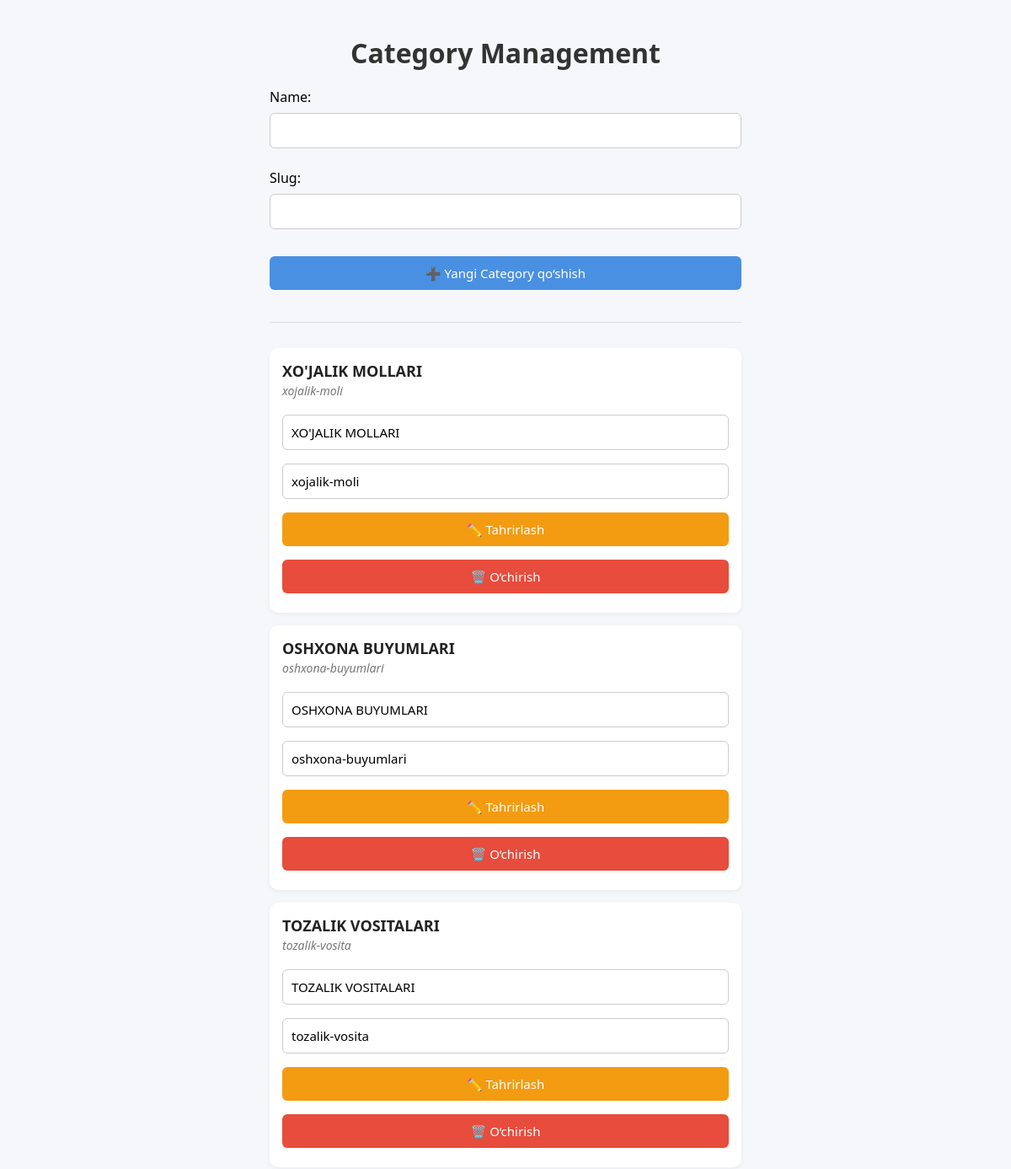
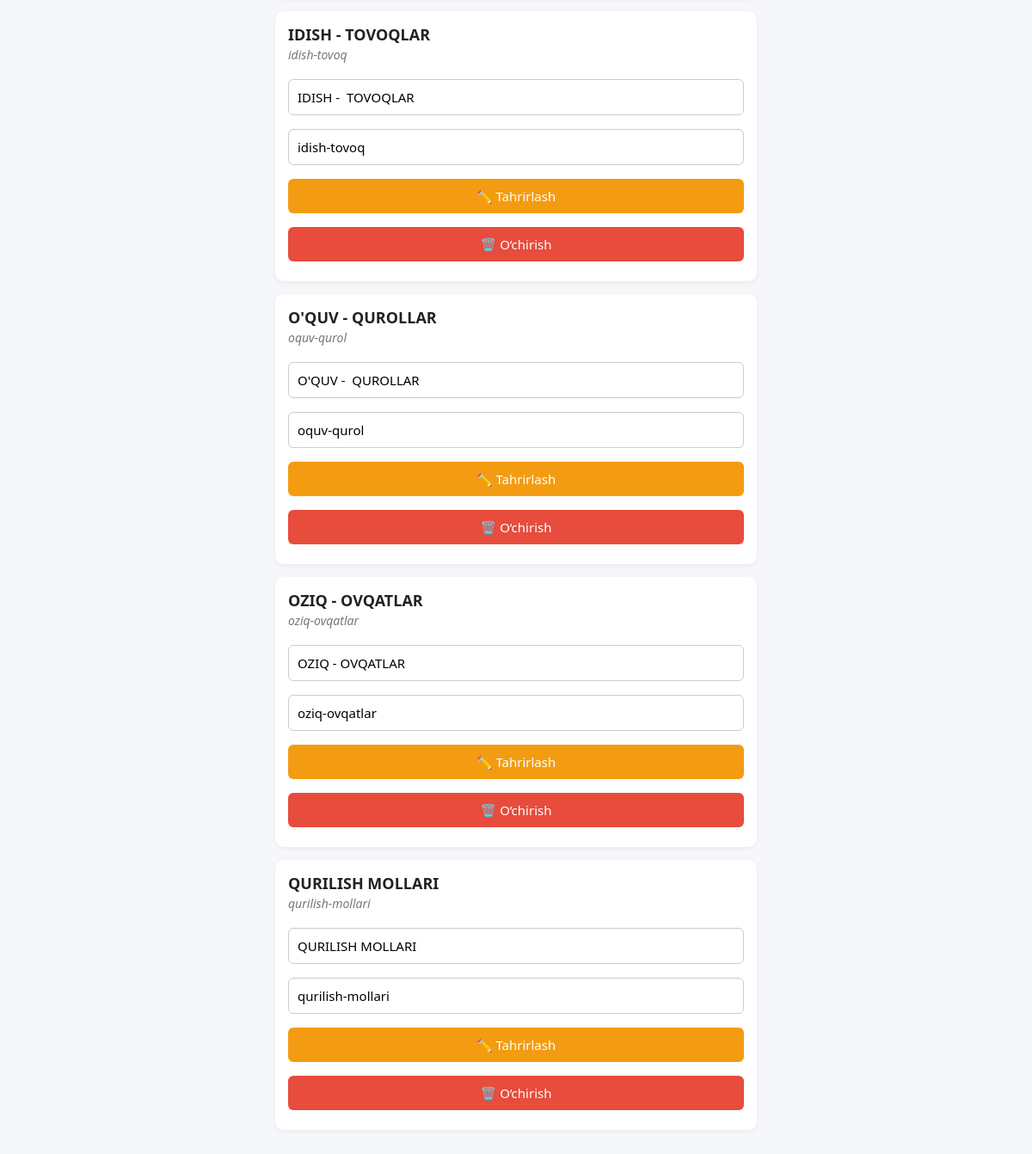
The page /manage/categories/ on the database its author committed (2 pictures, top to bottom).
### main/models.py (models this page shows, shortened)
class Category(models.Model):
    name = models.CharField(max_length=100)
    slug = models.SlugField(unique=True)

### main/views.py (the view)
# urls.py: path('manage/categories/', manage_categories, name='manage_categories'),
def manage_categories(request):
    categories = Category.objects.all()
    form = CategoryForm(request.POST or None)
    if request.method == 'POST' and 'add_category' in request.POST:
        if form.is_valid():
            form.save()
            return redirect('/manage/categories/')
    if request.method == 'POST' and 'edit_category' in request.POST:
        category = get_object_or_404(Category, id=request.POST.get('category_id'))
        form = CategoryForm(request.POST, instance=category)
        if form.is_valid():
            form.save()
            return redirect('/manage/categories/')
    if request.method == 'POST' and 'delete_category' in request.POST:
        category = get_object_or_404(Category, id=request.POST.get('category_id'))
        category.delete()
        return redirect('/manage/categories/')
    context = {
        'categories': categories,
        'form': form
    }
    return render(request, 'admin/manage_categories.html', context)

### main/forms.py
class CategoryForm(forms.ModelForm):
    class Meta:
        model = Category
        fields = ['name', 'slug']

### templates/admin/manage_categories.html (shortened to what this page needs)
<!DOCTYPE html>
<html lang="uz">
<head>
</head>
<body>
  <h1>Category Management</h1>
  <form method="POST">
    {{ form.as_p }}
    <button type="submit" name="add_category">➕ Yangi Category qo‘shish</button>
  </form>
  <hr>
  {% for category in categories %}
    <div class="item">
      <strong>{{ category.name }}</strong> <br>
      <em>{{ category.slug }}</em>
      <form method="POST">
        <input type="text" name="name" value="{{ category.name }}">
        <input type="text" name="slug" value="{{ category.slug }}">
        <button type="submit" name="edit_category">✏️ Tahrirlash</button>
        <button type="submit" name="delete_category" onclick="return confirm('Ishonchingiz komilmi?')">🗑️ O‘chirish</button>
      </form>
    </div>
  {% endfor %}
</body>
</html>

### templates/admin/manage_categories.html (style rules this page uses)
* { box-sizing: border-box; font-family: 'Segoe UI', sans-serif; }
body { background: #f5f7fa; padding: 20px; margin: 0; max-width: 600px; margin: auto; }
h1 { text-align: center; margin-bottom: 20px; color: #333; }
.item { background: #fff; border-radius: 10px; box-shadow: 0 2px 6px rgba(0,0,0,0.05); padding: 15px; margin-bottom: 15px; }
.item strong { font-size: 18px; color: #222; }
.item em { font-size: 14px; color: #777; }
form { margin-top: 10px; }
input[type="text"], button { padding: 10px; margin: 8px 0; width: 100%; border-radius: 6px; border: 1px solid #ccc; font-size: 15px; }
button { background-color: #4a90e2; color: white; border: none; transition: background 0.3s ease; cursor: pointer; }
button[name="delete_category"] { background-color: #e74c3c; }
button[name="edit_category"] { background-color: #f39c12; }
hr { border: none; height: 1px; background: #ddd; margin: 30px 0; }

### rows shown on the page
Category: name "XO'JALIK MOLLARI", slug "xojalik-moli"
Category: name "OSHXONA BUYUMLARI", slug "oshxona-buyumlari"
Category: name "TOZALIK VOSITALARI", slug "tozalik-vosita"
Category: name "IDISH - TOVOQLAR", slug "idish-tovoq"
Category: name "O'QUV - QUROLLAR", slug "oquv-qurol"
Category: name "OZIQ - OVQATLAR", slug "oziq-ovqatlar"
Category: name "QURILISH MOLLARI", slug "qurilish-mollari"
